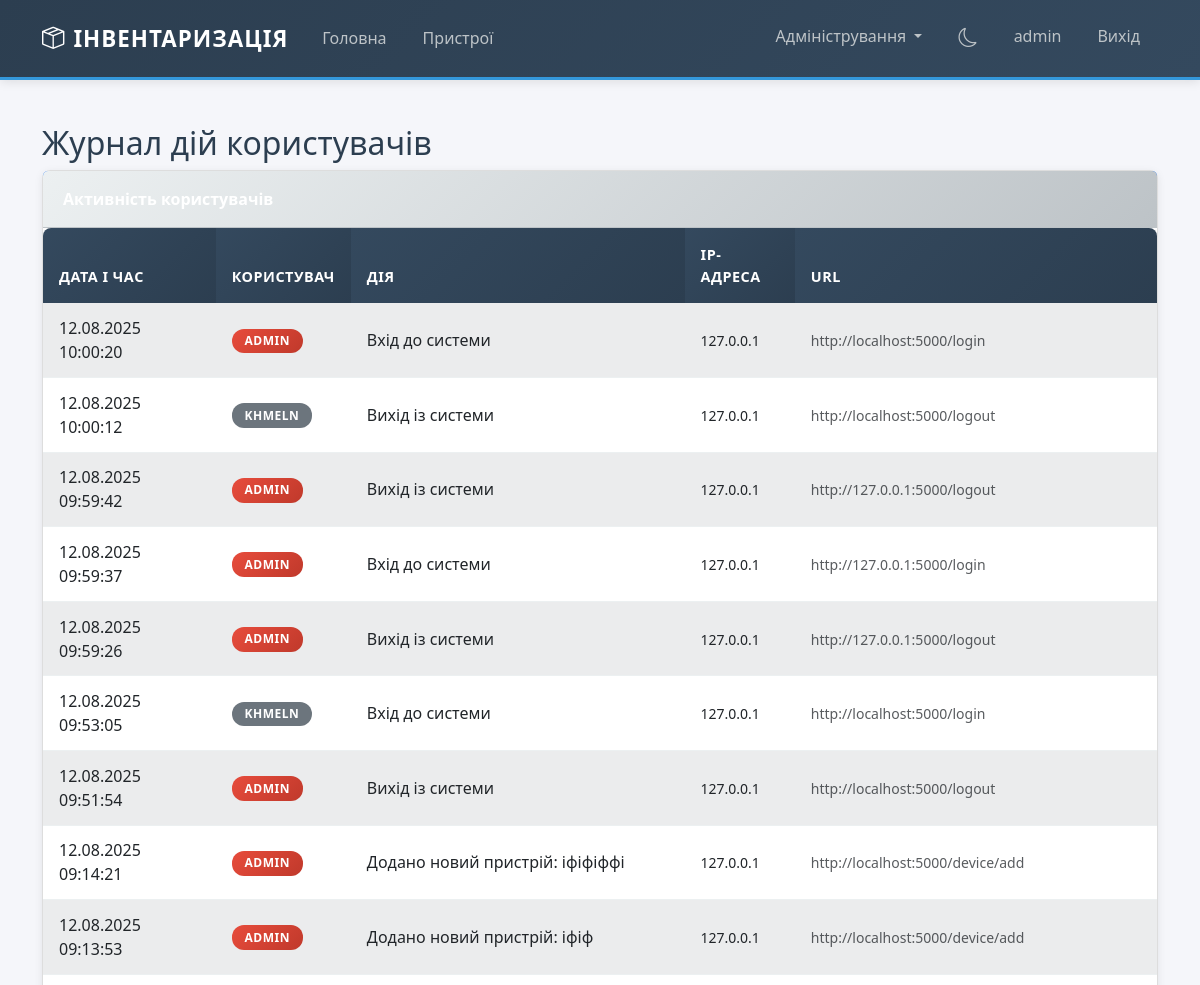
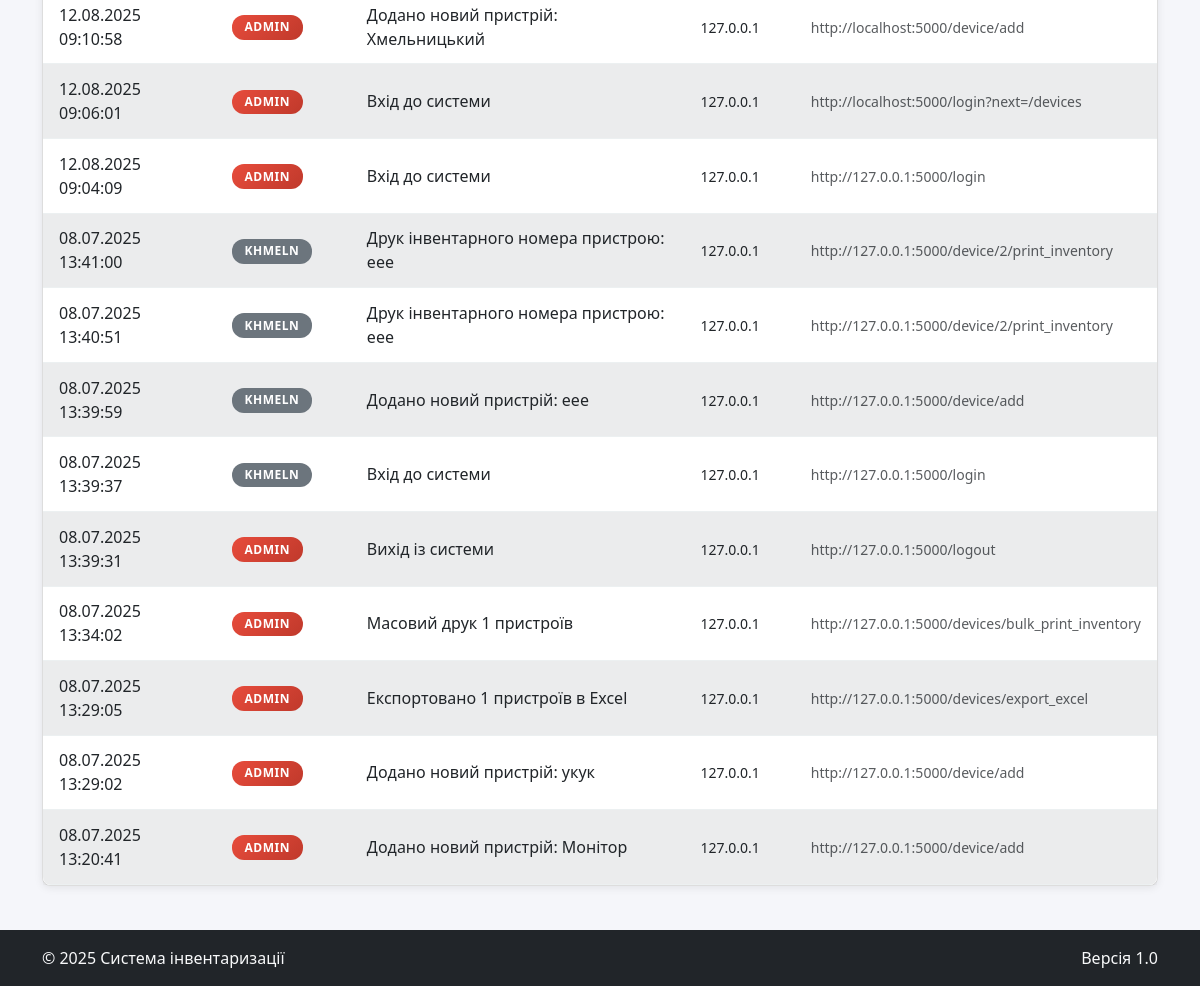
The app's page /admin/user-activity (signed in) with its own data (2 pictures, top to bottom).
### models.py (models this page shows)
class User(UserMixin, db.Model):
    id = db.Column(db.Integer, primary_key=True)
    username = db.Column(db.String(80), unique=True, nullable=False)
    password_hash = db.Column(db.String(255), nullable=False)
    is_admin = db.Column(db.Boolean, default=False)
    is_active = db.Column(db.Boolean, default=True)
    city_id = db.Column(db.Integer, db.ForeignKey('city.id'), nullable=False)
    created_at = db.Column(db.DateTime, default=datetime.utcnow)
    last_login = db.Column(db.DateTime)
    activities = db.relationship('UserActivity', backref='user', lazy=True)
    device_histories = db.relationship('DeviceHistory', backref='user', lazy=True)

class UserActivity(db.Model):
    id = db.Column(db.Integer, primary_key=True)
    user_id = db.Column(db.Integer, db.ForeignKey('user.id'), nullable=False)
    action = db.Column(db.String(200), nullable=False)
    ip_address = db.Column(db.String(45))
    user_agent = db.Column(db.Text)
    url = db.Column(db.String(500))
    timestamp = db.Column(db.DateTime, default=datetime.utcnow)

### blueprints/admin.py (the view)
@admin_bp.route('/user-activity')
@login_required
@admin_required
def admin_user_activity():
    page = request.args.get('page', 1, type=int)
    per_page = 50  # Збільшуємо кількість записів на сторінку для журналу
    activities = UserActivity.query.order_by(UserActivity.timestamp.desc()).paginate(
        page=page, per_page=per_page, error_out=False
    )
    return render_template('admin/user_activity.html', activities=activities)

### app.py (called while the page is built)
@login_manager.user_loader
def load_user(user_id):
    return User.query.get(int(user_id))

### utils.py (called while the page is built)
def admin_required(f):
    @wraps(f)
    def decorated_function(*args, **kwargs):
        if not current_user.is_authenticated or not current_user.is_admin:
            abort(403)
        return f(*args, **kwargs)
    return decorated_function

### templates/admin/user_activity.html (shortened to what this page needs)
{% extends "base.html" %}
{% block content %}
<h2>Журнал дій користувачів</h2>
<div class="card">
    <div class="card-header bg-primary text-white">
        <div class="d-flex justify-content-between align-items-center">
            <span>Активність користувачів</span>
        </div>
    </div>
    <div class="card-body p-0">
        <div class="table-responsive">
            <table class="table table-striped table-hover mb-0">
                <thead>
                    <tr>
                        <th>Дата і час</th>
                        <th>Користувач</th>
                        <th>Дія</th>
                        <th>IP-адреса</th>
                        <th>URL</th>
                    </tr>
                </thead>
                <tbody>
                    {% for activity in activities.items %}
                    <tr>
                        <td>{{ activity.timestamp.strftime('%d.%m.%Y %H:%M:%S') }}</td>
                        <td>
                            <span class="badge {% if activity.user.is_admin %}bg-danger{% else %}bg-secondary{% endif %}">
                                {{ activity.user.username }}
                            </span>
                        </td>
                        <td>{{ activity.action }}</td>
                        <td><small>{{ activity.ip_address }}</small></td>
                        <td><small class="text-muted">{{ activity.url }}</small></td>
                    </tr>
                    {% endfor %}
                </tbody>
            </table>
        </div>
    </div>
</div>
{% endblock %}

### templates/base.html (shortened to what this page needs)
<!DOCTYPE html>
<html lang="uk" data-bs-theme="{{ request.cookies.get('theme', 'light') }}">
<head>
    <link href="https://cdn.jsdelivr.net/npm/bootstrap@5.3.0/dist/css/bootstrap.min.css" rel="stylesheet">
    <link rel="stylesheet" href="https://cdn.jsdelivr.net/npm/bootstrap-icons@1.11.0/font/bootstrap-icons.css">
</head>
<body>
    <header>
        <nav class="navbar navbar-expand-lg navbar-dark bg-dark mb-4">
            <div class="container">
                <a class="navbar-brand" href="{{ url_for('index') }}">
                    <i class="bi bi-box-seam me-2"></i>Інвентаризація
                </a>
                <div class="collapse navbar-collapse" id="navbarNav">
                    <ul class="navbar-nav me-auto">
                        <li class="nav-item">
                            <a class="nav-link" href="{{ url_for('index') }}">Головна</a>
                        </li>
                        {% if current_user.is_authenticated %}
                        <li class="nav-item">
                            <a class="nav-link" href="{{ url_for('devices.devices') }}">Пристрої</a>
                        </li>
                        {% endif %}
                    </ul>
                    <ul class="navbar-nav ms-auto">
                        {% if current_user.is_authenticated %}
                            {% if current_user.is_admin %}
                            <li class="nav-item dropdown">
                                <a class="nav-link dropdown-toggle" href="#" id="adminDropdown" role="button" data-bs-toggle="dropdown" aria-expanded="false">
                                    Адміністрування
                                </a>
                            </li>
                            {% endif %}
                            <li class="nav-item">
                                <a class="nav-link" href="{{ url_for('toggle_theme') }}">
                                    {% if request.cookies.get('theme') == 'dark' %}
                                        <i class="bi bi-sun navbar-theme-icon"></i>
                                    {% else %}
                                        <i class="bi bi-moon navbar-theme-icon"></i>
                                    {% endif %}
                                </a>
                            </li>
                            <li class="nav-item">
                                <a class="nav-link" href="#">{{ current_user.username }}</a>
                            </li>
                            <li class="nav-item">
                                <a class="nav-link" href="{{ url_for('auth.logout') }}">Вихід</a>
                            </li>
                        {% endif %}
                    </ul>
                </div>
            </div>
        </nav>
    </header>
    <main class="container mb-4">
        {% block content %}{% endblock %}
    </main>
    <footer class="bg-dark text-light py-3 mt-auto">
        <div class="container">
            <div class="row">
                <div class="col-md-6">
                    <p class="mb-0">&copy; 2025 Система інвентаризації</p>
                </div>
                <div class="col-md-6 text-md-end">
                    <p class="mb-0">Версія 1.0</p>
                </div>
            </div>
        </div>
    </footer>
</body>
</html>

### templates/base.html (style rules this page uses)
body { min-height: 100vh; display: flex; flex-direction: column; background-color: #f5f6fa; font-family: 'Segoe UI', Tahoma, Geneva, Verdana, sans-serif; color: #2c3e50; }
main { flex: 1; padding: 20px 0; }
.navbar { background: linear-gradient(135deg, #2c3e50 0%, #34495e 100%) !important; border-bottom: 3px solid #3498db; box-shadow: 0 2px 10px rgba(0,0,0,0.1); padding: 1rem 0; }
.navbar-brand { font-weight: 700; color: #ffffff !important; font-size: 1.4rem; text-transform: uppercase; letter-spacing: 1px; }
.nav-link { color: #bdc3c7 !important; font-weight: 500; transition: all 0.3s ease; padding: 0.5rem 1rem !important; border-radius: 4px; margin: 0 2px; }
.navbar-theme-icon { font-size: 1.2rem; cursor: pointer; color: #bdc3c7; transition: color 0.3s ease; }
.card { border: 1px solid #ddd; border-radius: 8px; box-shadow: 0 2px 8px rgba(0,0,0,0.08); transition: all 0.3s ease; background-color: #ffffff; }
.card-header { background: linear-gradient(135deg, #ecf0f1 0%, #bdc3c7 100%); border-bottom: 1px solid #bdc3c7; font-weight: 600; color: #2c3e50; padding: 1rem 1.25rem; }
.table { background-color: #ffffff; border-radius: 8px; overflow: hidden; box-shadow: 0 2px 8px rgba(0,0,0,0.08); }
.table th { background: linear-gradient(135deg, #34495e 0%, #2c3e50 100%); color: #ffffff; border: none; font-weight: 600; text-transform: uppercase; letter-spacing: 0.5px; padding: 1rem; font-size: 0.9rem; }
.table td { padding: 0.8rem 1rem; border-bottom: 1px solid #ecf0f1; vertical-align: middle; }
.table-striped > tbody > tr:nth-of-type(odd) > td { background-color: #f8f9fa; }
.badge { border-radius: 12px; font-weight: 600; text-transform: uppercase; letter-spacing: 0.5px; padding: 0.4rem 0.8rem; }
.badge.bg-danger { background: linear-gradient(135deg, #e74c3c, #c0392b) !important; }

### records on screen
User: username "admin"
UserActivity: timestamp "12.08.2025 10:00:20", user.username "ADMIN", action "Вхід до системи", ip_address "127.0.0.1", url "http://localhost:5000/login"
UserActivity: timestamp "12.08.2025 10:00:12", user.username "KHMELN", action "Вихід із системи", ip_address "127.0.0.1", url "http://localhost:5000/logout"
UserActivity: timestamp "12.08.2025 09:59:42", user.username "ADMIN", action "Вихід із системи", ip_address "127.0.0.1", url "http://127.0.0.1:5000/logout"
UserActivity: timestamp "12.08.2025 09:59:37", user.username "ADMIN", action "Вхід до системи", ip_address "127.0.0.1", url "http://127.0.0.1:5000/login"
UserActivity: timestamp "12.08.2025 09:59:26", user.username "ADMIN", action "Вихід із системи", ip_address "127.0.0.1", url "http://127.0.0.1:5000/logout"
UserActivity: timestamp "12.08.2025 09:53:05", user.username "KHMELN", action "Вхід до системи", ip_address "127.0.0.1", url "http://localhost:5000/login"
UserActivity: timestamp "12.08.2025 09:51:54", user.username "ADMIN", action "Вихід із системи", ip_address "127.0.0.1", url "http://localhost:5000/logout"
UserActivity: timestamp "12.08.2025 09:14:21", user.username "ADMIN", action "Додано новий пристрій: іфіфіффі", ip_address "127.0.0.1", url "http://localhost:5000/device/add"
UserActivity: timestamp "12.08.2025 09:13:53", user.username "ADMIN", action "Додано новий пристрій: іфіф", ip_address "127.0.0.1", url "http://localhost:5000/device/add"
UserActivity: timestamp "12.08.2025 09:10:58", user.username "ADMIN", action "Додано новий пристрій: Хмельницький", ip_address "127.0.0.1", url "http://localhost:5000/device/add"
UserActivity: timestamp "12.08.2025 09:06:01", user.username "ADMIN", action "Вхід до системи", ip_address "127.0.0.1", url "http://localhost:5000/login?next=/devices"
UserActivity: timestamp "12.08.2025 09:04:09", user.username "ADMIN", action "Вхід до системи", ip_address "127.0.0.1", url "http://127.0.0.1:5000/login"
UserActivity: timestamp "08.07.2025 13:41:00", user.username "KHMELN", action "Друк інвентарного номера пристрою: eee", ip_address "127.0.0.1", url "http://127.0.0.1:5000/device/2/print_inventory"
UserActivity: timestamp "08.07.2025 13:40:51", user.username "KHMELN", action "Друк інвентарного номера пристрою: eee", ip_address "127.0.0.1", url "http://127.0.0.1:5000/device/2/print_inventory"
UserActivity: timestamp "08.07.2025 13:39:59", user.username "KHMELN", action "Додано новий пристрій: eee", ip_address "127.0.0.1", url "http://127.0.0.1:5000/device/add"
UserActivity: timestamp "08.07.2025 13:39:37", user.username "KHMELN", action "Вхід до системи", ip_address "127.0.0.1", url "http://127.0.0.1:5000/login"
UserActivity: timestamp "08.07.2025 13:39:31", user.username "ADMIN", action "Вихід із системи", ip_address "127.0.0.1", url "http://127.0.0.1:5000/logout"
UserActivity: timestamp "08.07.2025 13:34:02", user.username "ADMIN", action "Масовий друк 1 пристроїв", ip_address "127.0.0.1", url "http://127.0.0.1:5000/devices/bulk_print_inventory"
UserActivity: timestamp "08.07.2025 13:29:05", user.username "ADMIN", action "Експортовано 1 пристроїв в Excel", ip_address "127.0.0.1", url "http://127.0.0.1:5000/devices/export_excel"
UserActivity: timestamp "08.07.2025 13:29:02", user.username "ADMIN", action "Додано новий пристрій: укук", ip_address "127.0.0.1", url "http://127.0.0.1:5000/device/add"
UserActivity: timestamp "08.07.2025 13:20:41", user.username "ADMIN", action "Додано новий пристрій: Монітор", ip_address "127.0.0.1", url "http://127.0.0.1:5000/device/add"
